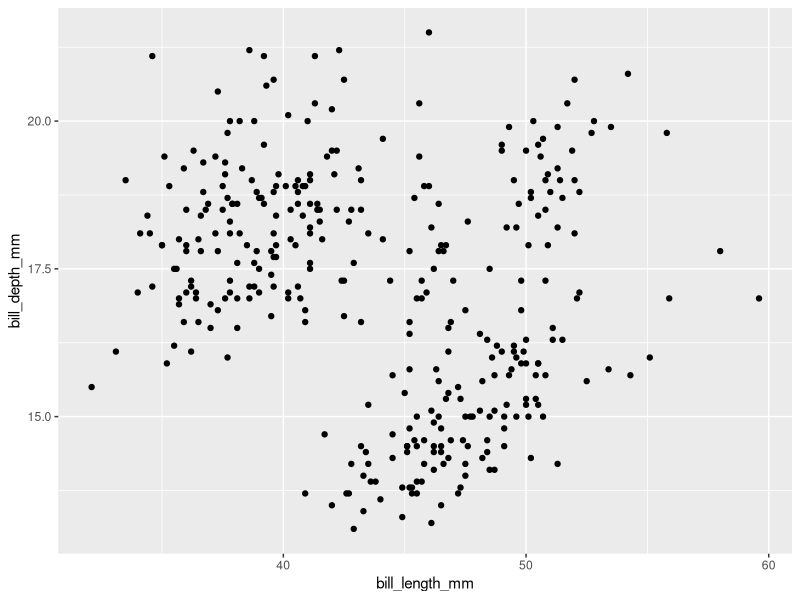
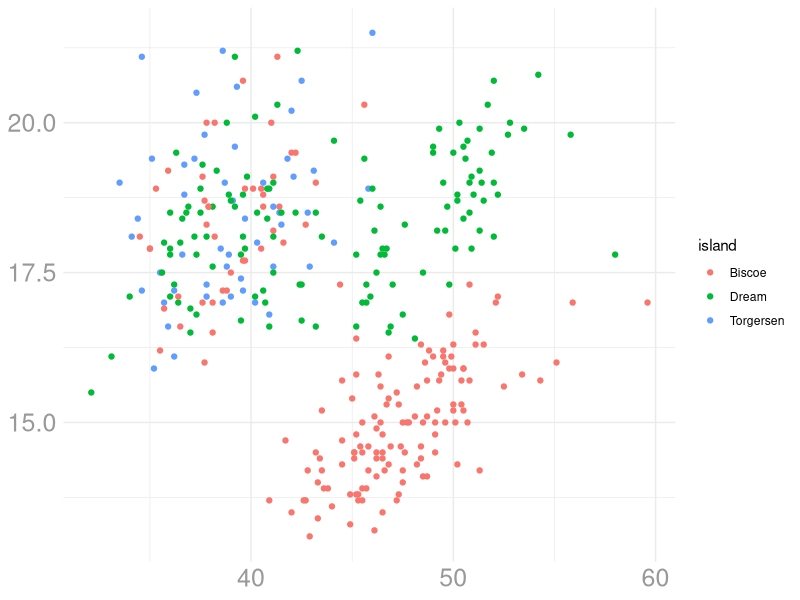

Reproduce these figures in R, in order.
library(tidyverse)
library(palmerpenguins)

# Theme -------------------------------------------------------------------

theme_dk <- function() {
  theme_minimal() +
    theme(
      axis.title = element_blank(),
      axis.text = element_text(
        color = "grey60",
        size = 18
      )
    )
}


# Plots -------------------------------------------------------------------

ggplot(
  data = penguins,
  aes(
    x = bill_length_mm,
    y = bill_depth_mm
  )
) +
  geom_point()

ggplot(
  data = penguins,
  aes(
    x = bill_length_mm,
    y = bill_depth_mm,
    color = island
  )
) +
  geom_point() +
  theme_minimal() +
  theme(
    axis.title = element_blank(),
    axis.text = element_text(
      color = "grey60",
      size = 18
    )
  )
